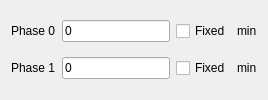
             <widget class="QWidget" name="deathN_phase_duration_tab">
              <attribute name="title">
               <string>Phase as Durations</string>
              </attribute>
              <layout class="QGridLayout" name="gridLayout_3">
               <item row="0" column="3">
                <widget class="QLabel" name="DEATHNphase0DurationUnits">
                 <property name="text">
                  <string>min</string>
                 </property>
                </widget>
               </item>
               <item row="0" column="0">
                <widget class="QLabel" name="DEATHNphase0DurationLabel">
                 <property name="text">
                  <string>Phase 0</string>
                 </property>
                </widget>
               </item>
               <item row="0" column="1">
                <widget class="QLineEdit" name="DEATHNphase0Duration">
                 <property name="text">
                  <string>0</string>
                 </property>
                </widget>
               </item>
               <item row="0" column="2">
                <widget class="QCheckBox" name="DEATHNphase0DurationCheckBox">
                 <property name="text">
                  <string>Fixed</string>
                 </property>
                </widget>
               </item>
               <item row="1" column="0">
                <widget class="QLabel" name="DEATHNphase1DurationLabel">
                 <property name="text">
                  <string>Phase 1</string>
                 </property>
                </widget>
               </item>
               <item row="1" column="1">
                <widget class="QLineEdit" name="DEATHNphase1Duration">
                 <property name="text">
                  <string>0</string>
                 </property>
                </widget>
               </item>
               <item row="1" column="2">
                <widget class="QCheckBox" name="DEATHNphase1DurationCheckBox">
                 <property name="text">
                  <string>Fixed</string>
                 </property>
                </widget>
               </item>
               <item row="1" column="3">
                <widget class="QLabel" name="DEATHNphase1DurationUnits">
                 <property name="text">
                  <string>min</string>
                 </property>
                </widget>
               </item>
              </layout>
             </widget>
